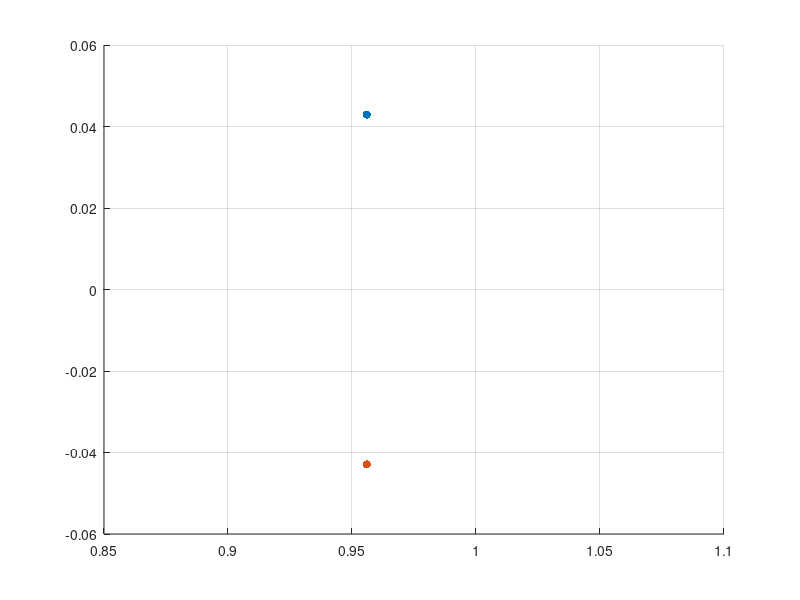

Write the MATLAB code that produced this figure. (Note: this script raises an error after producing the figure.)
%% Formatting
clc
clear
close all
format shortg
%% Begin Question 5
A = [0 1;0 -0.1];
B = [0;0.1];
C = [1 0];
D = 0;

discrete_sys  = c2d(ss(A,B,C,D),1/1000,'tustin')

cont_roots_L = roots([1 314.2 98696])

discrete_roots_L = [exp(cont_roots_L(1)/1000);exp(cont_roots_L(2)/1000)]

L = place(discrete_sys.A',discrete_sys.C',discrete_roots_L)

cont_roots_K = roots([1 87.965 3947.8])

discrete_roots_K = [exp(cont_roots_K(1)/1000);exp(cont_roots_K(2)/1000)]

K = place(discrete_sys.A,discrete_sys.B,discrete_roots_L)

fig1 = figure('Position',[500 250 650 600]);
hold on
grid on
scatter(real(discrete_roots_K(1)),imag(discrete_roots_K(1)),'filled','b')
scatter(real(discrete_roots_K(2)),imag(discrete_roots_K(2)),'filled','b')
scatter(0,0,'+','k')
viscircles([0 0],1,'Color','k');
quiver(0,0,real(discrete_roots_K(1)),imag(discrete_roots_K(1)),1.005,'Color','k')
quiver(0,0,real(discrete_roots_K(2)),imag(discrete_roots_K(2)),1.005,'Color','k')
xlabel('Real')
ylabel('Imaginary')
title('Closed-Loop Discrete Roots for K')
saveas(fig1,'Disc_roots_k.png')

fig2 = figure('Position',[500 250 650 600]);
hold on
grid on
scatter(real(discrete_roots_L(1)),imag(discrete_roots_L(1)),'filled','b')
scatter(real(discrete_roots_L(2)),imag(discrete_roots_L(2)),'filled','b')
scatter(0,0,'+','k')
viscircles([0 0],1,'Color','k');
quiver(0,0,real(discrete_roots_L(1)),imag(discrete_roots_L(1)),1.005,'Color','k')
quiver(0,0,real(discrete_roots_L(2)),imag(discrete_roots_L(2)),1.005,'Color','k')
xlabel('Real')
ylabel('Imaginary')
title('Closed-Loop Discrete Roots for L')
saveas(fig2,'Disc_roots_l.png')

ss_dis = ss(discrete_sys.A-L'*discrete_sys.C-discrete_sys.B*K, L', -K, 0, 1/1000);
tf_dis = tf(ss_dis)

cont_sys = ss(A,B,C,D)

omega_n = 50;
zeta = 0.7;

L = place(A',C',roots([1,(2*2*pi*omega_n*zeta),(2*pi*omega_n)^2]));
L = L'

omega_n = 10;

% A_comp = A - B*K - L*C
syms s K1 K2

K = [K1 K2];
A_c = s*eye(2) - (A-B*K);
det_Ac = det(A_c);

k_pole = pole_calc(omega_n, zeta);
K_ = place(A, B, k_pole);
% K_ = [39476 878.62];
Bsys_ = ss(A-L*C-B*K_, L, -K_, 0);
figure
cl_con = feedback(cont_sys, Bsys_, +1); 
step(cl_con)
hold on 
cl_dis = feedback(discrete_sys,ss_dis , +1);
step(cl_dis)
title('Continuous and Discrete Response with Equivalent Compensator')
legend('Continuous', 'Discrete')


function pole_out = pole_calc(omega, zeta)
pole_out(1) = -omega*(zeta + sqrt(1 - zeta^2)*1i);
pole_out(2) = -omega*(zeta - sqrt(1 - zeta^2)*1i);
end